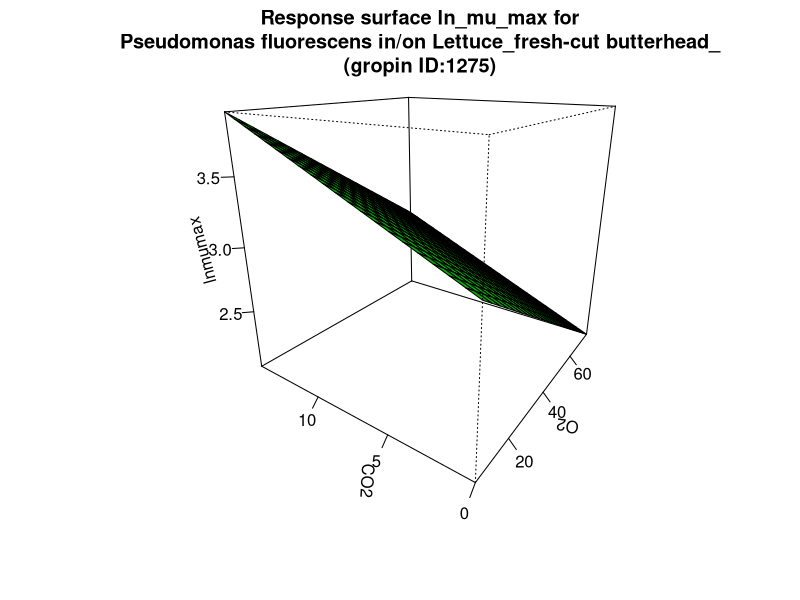

R code for this plot:
#############################
# start of Parameter script
#############################
O2 <- seq(5.005,74.9250749250749,length.out=21)
CO2 <- seq(0,14.985014985015,length.out=21)
#############################
# end of Parameter script
#############################
############################# 
# start of Model script Gropin ID 1275 
#############################
 
# constant coefficients for this model
 
variables <- data.frame(O2,CO2)
argumentsPar <- unique.data.frame(expand.grid(variables))
 
# heart of the model
response_surface <- function(O2,CO2) {
   mumax <-3.23-0.016*O2+0.051*CO2

	return(mumax=mumax)
} 

# output parameters
responseSurface <- cbind(argumentsPar,response_surface(argumentsPar['O2'],argumentsPar['CO2']))
colnames(responseSurface) <- c(colnames(argumentsPar),'lnmumax')
#############################
# End of Model script
#############################
############################# 
# start of Visualisation script Gropin ID 1275 
#############################
titleText <-'Response surface ln_mu_max for
Pseudomonas fluorescens in/on Lettuce_fresh-cut butterhead_
(gropin ID:1275)'
persp(O2,CO2,matrix(unlist(responseSurface$'lnmumax'),nrow=21),col = 'green',xlab='O2',ylab='CO2',zlab='lnmumax',main=titleText,theta=305,phi=20,shade=0.25,ticktype = 'detailed')
#############################
# End of Visualisation script
#############################
